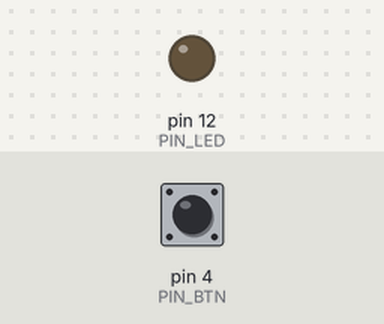
Bench run of a sketch on a simulated Arduino Uno, built with avr-gcc and run on an emulated ATmega328P. Parts: output pins drawn as LEDs (lit = HIGH). Inputs (shaded band) come from the test bench; at power-on: pin 4 (PIN_BTN) LOW.

Above: at 1.2 s.
1.3 s: pin 4 (PIN_BTN) pulled HIGH for 0.15 s
At 2.5 s:
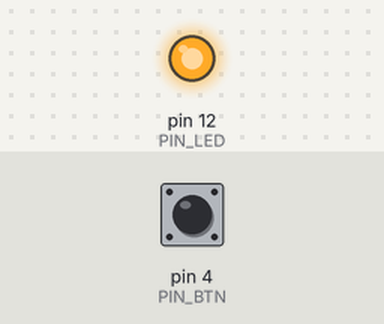
2.9 s: pin 4 (PIN_BTN) pulled HIGH for 1 s
At 3.9 s:
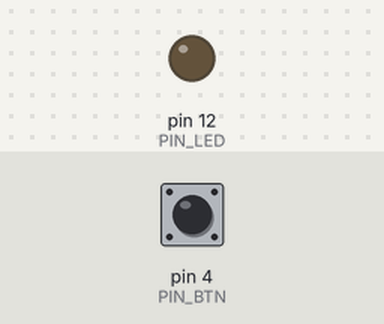
5.4 s: pin 4 (PIN_BTN) pulled HIGH for 3.2 s
At 5.8 s:
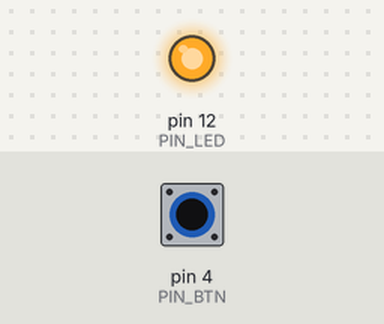
Timing chart, 0 to 8.4 s (numbered marks = the images above; inputs shaded):
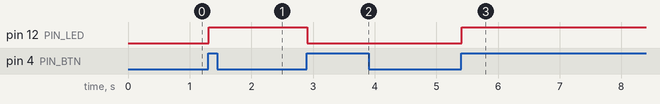

The sketch:

ledButtonToggle.ino
```cpp
const int PIN_LED = 12;
const int PIN_BTN = 4;
const int DEBOUNCE_DELAY = 10;
int btnVal = 0;
int btnVal_last = 0;
int ledState = 0;

void setup() {
  pinMode(PIN_LED, OUTPUT);
  pinMode(PIN_BTN, INPUT);

  btnVal_last = btnVal = digitalRead(PIN_BTN);
}

void loop() {

  // read button
  btnVal = digitalRead(PIN_BTN);

  // debounce
  if (btnVal != btnVal_last)
  {
    delay(DEBOUNCE_DELAY);
    btnVal_last = btnVal = digitalRead(PIN_BTN);

    // set led state
    if (btnVal == HIGH)
    {
      ledState = 1 - ledState;
    }
  }

  // write to led
  if (ledState == 1)
  {
    digitalWrite(PIN_LED, HIGH);
  }
  else
  {
    digitalWrite(PIN_LED, LOW);
  }
}
```

Measured:
- after the input at 1.3 s, pin 12 (PIN_LED): LOW → HIGH at once
- after the input at 2.9 s, pin 12 (PIN_LED): HIGH → LOW at once
- after the input at 5.4 s, pin 12 (PIN_LED): LOW → HIGH at once
